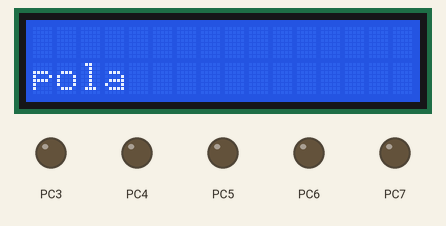
This program was run on a simulated ATmega32, built with avr-gcc and emulated at 8 MHz. On the bench: 16×2 character LCD, output pins drawn as LEDs (lit = HIGH). Wiring (inferred from the names in the program): character LCD (HD44780): RS PC0; R/W PC1; E PC2; data PD0, PD1, PD2, PD3, PD4, PD5, PD6, PD7. Pins used as bus, display or sensor lines are not drawn.

Above: at 0.1 s.
At 1.2 s:
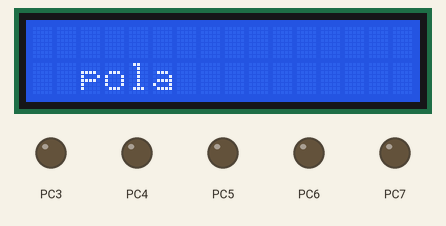
At 2.8 s:
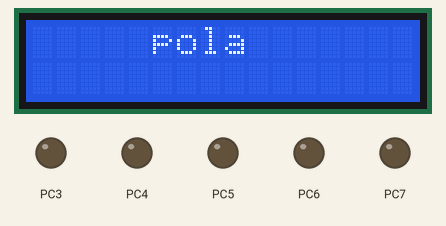
At 5.9 s:
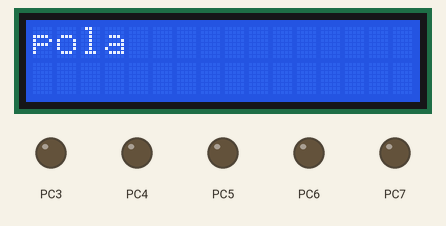
At 9.0 s:
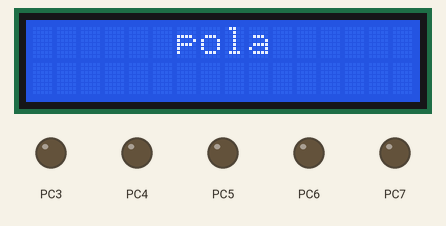
At 12.2 s:
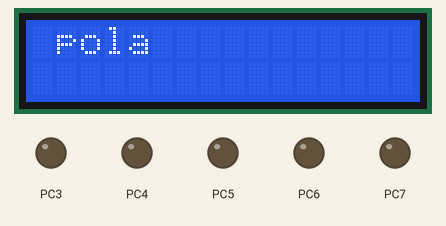

Measured:
- by itself, everything shown: repeats every 11.5 s, in 22 steps
- what the display in image 0 shows lasts 0.5 s, from 0.1 s to 0.6 s

The program:

main.c
```c
/*Write your name moving in sinusoidal wave on the LCD*/
#include"types.h"
#include"util.h"
#include"DIO_Interface.h"
#include"LCD_private.h"
#include "LCD_config.h"
#include "LCD_interface.h"
#include <avr/delay.h>
int  main()
{

	LCD_void_inti();
	u8 arr[]={"pola"};
	u8 j=0;
	while(1)
	{
		for(u8 i=0;i<11;i++)
		{
			LCD_void_Display_String(arr,i,j=!j); // writing each time at x increment by 1 and y toggled between 2 lines
			_delay_ms(500);
			LCD_void_wirte_command(0b00000001);//display clear

		}

	}
	return 0;
}
```

LCD_config.h
```c
/*
 * LCD.h
 *
 *  Created on: 25 Nov 2022
 *      Author: pola
 */

#ifndef LCD_CONFIG_H_
#define LCD_CONFIG_H_

#define LCD_u8_ctrl_PORT   	   GROUP_C
#define LCD_u8_RS_Pin 		   DIO_u8_PIN_0
#define LCD_u8_RW_Pin	 	   DIO_u8_PIN_1
#define LCD_u8_ENAble_Pin 	   DIO_u8_PIN_2

#define LCD_u8_DATA_PORT   	   GROUP_D
#define LCD_u8_DATA_PIN_0 	   DIO_u8_PIN_0
#define LCD_u8_DATA_PIN_1 	   DIO_u8_PIN_1
#define LCD_u8_DATA_PIN_2 	   DIO_u8_PIN_2
#define LCD_u8_DATA_PIN_3 	   DIO_u8_PIN_3
#define LCD_u8_DATA_PIN_4 	   DIO_u8_PIN_4
#define LCD_u8_DATA_PIN_5 	   DIO_u8_PIN_5
#define LCD_u8_DATA_PIN_6 	   DIO_u8_PIN_6
#define LCD_u8_DATA_PIN_7 	   DIO_u8_PIN_7


#endif /* LCD_CONFIG_H_ */
```

LCD.c
```c
#include"types.h"
#include"util.h"
#include"DIO_Interface.h"
#include"LCD_private.h"
#include "LCD_config.h"
#include "LCD_interface.h"
#include <avr/delay.h>

void LCD_void_inti()
{
	DIO_u8Set_PORT_direction(LCD_u8_ctrl_PORT,255);
	DIO_u8Set_PORT_direction(LCD_u8_DATA_PORT,255);
	_delay_ms(40);
	LCD_void_wirte_command(0b00111000);//Function set (8 bit mode , 2 lines , 5x7 format).
	_delay_us(50);
	LCD_void_wirte_command(0b00001100);//Display ON/OFF control. (Display ON , cursor ON , blinking off)
	_delay_us(50);
	LCD_void_wirte_command(0b00000001);//display clear
	_delay_ms(2);
	LCD_void_wirte_command(0x06);// Entry mode. (No display shift , AC increase)
	_delay_ms(1);

}
void LCD_void_wirte_command(u8 Copy_u8_cmd)
{
	DIO_u8Set_Pin_value(LCD_u8_ctrl_PORT,LCD_u8_RS_Pin,LCD_u8_RS_CMD);
	LCD_void_write(Copy_u8_cmd);
}
void LCD_void_wirte_data(u8 Copy_u8_data)
{
	DIO_u8Set_Pin_value(LCD_u8_ctrl_PORT,LCD_u8_RS_Pin,LCD_u8_RS_data);
	LCD_void_write(Copy_u8_data);
}

void LCD_void_write(u8 Copy_u8_val)
{

	DIO_u8Set_Pin_value(LCD_u8_ctrl_PORT,LCD_u8_RW_Pin,LCD_u8_RW_write);
	//DIO_u8Set_PORT_value(LCD_u8_DATA_PORT,Copy_u8_val);
	DIO_u8Set_Pin_value(LCD_u8_DATA_PORT,LCD_u8_DATA_PIN_0,Get_bit(Copy_u8_val,0));
	DIO_u8Set_Pin_value(LCD_u8_DATA_PORT,LCD_u8_DATA_PIN_1,Get_bit(Copy_u8_val,1));
	DIO_u8Set_Pin_value(LCD_u8_DATA_PORT,LCD_u8_DATA_PIN_2,Get_bit(Copy_u8_val,2));
	DIO_u8Set_Pin_value(LCD_u8_DATA_PORT,LCD_u8_DATA_PIN_3,Get_bit(Copy_u8_val,3));
	DIO_u8Set_Pin_value(LCD_u8_DATA_PORT,LCD_u8_DATA_PIN_4,Get_bit(Copy_u8_val,4));
	DIO_u8Set_Pin_value(LCD_u8_DATA_PORT,LCD_u8_DATA_PIN_5,Get_bit(Copy_u8_val,5));
	DIO_u8Set_Pin_value(LCD_u8_DATA_PORT,LCD_u8_DATA_PIN_6,Get_bit(Copy_u8_val,6));
	DIO_u8Set_Pin_value(LCD_u8_DATA_PORT,LCD_u8_DATA_PIN_7,Get_bit(Copy_u8_val,7));
	DIO_u8Set_Pin_value(LCD_u8_ctrl_PORT,LCD_u8_ENAble_Pin,LCD_u8_enable_HIGH);
	_delay_ms(2);
	DIO_u8Set_Pin_value(LCD_u8_ctrl_PORT,LCD_u8_ENAble_Pin,LCD_u8_Enable_LOW);
	_delay_ms(2);

}

void LCD_void_Set_DDRam_ADD(u8 Copy_u8DDRAM_ADD)
{
	LCD_void_wirte_command(0b10000000|Copy_u8DDRAM_ADD);

}

void LCD_void_Display_String(u8*Ptr_u8String,u8 Copy_u8X_pos,u8 Copy_u8Y_pos)
{
	u32 Loc_u8_DDramAD=Copy_u8X_pos+(64*Copy_u8Y_pos);
	LCD_void_Set_DDRam_ADD(Loc_u8_DDramAD);
	while(*Ptr_u8String !='\0')

	{	LCD_void_wirte_data(*Ptr_u8String);
	Ptr_u8String++;

	}
}

void LCD_Set_CG_RAM_ADD(u8 Copy_uCGRAM_ADD){

	LCD_void_wirte_command(0b01000000|Copy_uCGRAM_ADD);


}

void LCD_wirte_number(u32 Num)
{
	if(Num!=0)
	{u8 arr[11];
	u32 temp,i=0,j=0,w=0;
	// filling array with number reversed in order
	while(Num!=0)
	{
		temp=Num%10;
		arr[i]=temp;
		i++;
		Num/=10;
	}
	arr[i]='x';
	i--;
	// re arrange the array
	while(j<i)
	{
		// swap
		temp=arr[j];
		arr[j]=arr[i];
		arr[i]=temp;
		j++;
		i--;
	}
	while(arr[w]!='x')
	{
		LCD_void_wirte_data(arr[w]+'0');
		w++;
	}

	}else{
		LCD_void_wirte_data('0');
	}
}

void LCD_wirte_number_float(f32 Num)
{
	if(Num!=0)
	{
		u8 arr_Dec[3];
		u8 arr_int[11];
		u32 temp,temp2,i=0,j=0,w=0;
		// storing floating numbs in arr_Dec
		temp=Num*100;
		arr_Dec[1]=temp%10;
		temp/=10;
		arr_Dec[0]=temp%10;
		temp/=10;
		arr_Dec[2]='x';
		while(temp!=0)
		{
			temp2=temp%10;
			arr_int[i]=temp2;
			i++;
			temp/=10;
		}
		arr_int[i]='x';
		i--;
		// re arrange the array
		while(j<i)
		{
			// swap
			temp2=arr_int[j];
			arr_int[j]=arr_int[i];
			arr_int[i]=temp2;
			j++;
			i--;
		}
		while(arr_int[w]!='x')
		{
			LCD_void_wirte_data(arr_int[w]+'0');

			w++;
		}
		LCD_void_wirte_data('.');

		w=0;
		while(arr_Dec[w]!='x')
		{
			LCD_void_wirte_data(arr_Dec[w]+'0');
			w++;
		}
	}else{
		LCD_void_wirte_data('0');
	}


}
```

LCD_interface.h
```c
/*
 * LCD_interface.h
 *
 *  Created on: 25 Nov 2022
 *      Author: pola
 */

#ifndef LCD_INTERFACE_H_
#define LCD_INTERFACE_H_


void LCD_void_write(u8 Copy_u8_val);
void LCD_void_wirte_data(u8 Copy_u8_data);
void LCD_void_wirte_command(u8 Copy_u8_cmd);
void LCD_void_inti(void);
void LCD_void_Set_DDRam_ADD(u8 Copy_u8DDRAM_ADD);
void LCD_void_Display_String(u8*Ptr_u8String,u8 Copy_u8X_pos,u8 Copy_u8Y_pos);
void LCD_Set_CG_RAM_ADD(u8 Copy_uCGRAM_ADD);

#endif /* LCD_INTERFACE_H_ */
```

types.h
```c
#ifndef types_h
#define types_h
typedef unsigned char u8;
typedef signed char  s8;
typedef unsigned  short int u16;
typedef signed short int s16;
typedef unsigned int u32;
typedef signed int s32;
typedef float f32 ;
typedef double f64;
typedef signed long int s64;
typedef unsigned long int u64;
#endif
```

util.h
```c
#ifndef util_h
#define util_h
#define set_bit(var,bitpos)    (var=var |(1<<bitpos))
#define clear_bit(var,bitpos)  (var =var &~(1<<bitpos))
#define toggle_bit(var,bitpos) (var=var ^ (1<<bitpos))
#define Get_bit(var,bitpos)   ((1&(var>>bitpos)))
#define Assign_Bit(Var,Bit_No,Value) do{if(Value == 1) set_bit(Var,Bit_No); \
										else clear_bit(Var,Bit_No);}while(0)

#endif
```

DIO_Config.h
```c
/*
 * DIO_Config.h
 *
 *  Created on: 20 Nov 2022
 *      Author: pola
 */

#ifndef DIO_CONFIG_H_
#define DIO_CONFIG_H_


#endif /* DIO_CONFIG_H_ */
```

DIO_Interface.h
```c
/*
 * DIO_Interface.h
 *
 *  Created on: 20 Nov 2022
 *      Author: pola
 */

#ifndef DIO_INTERFACE_H_
#define DIO_INTERFACE_H_


#define GROUP_A 0
#define GROUP_B 1
#define GROUP_C 2
#define GROUP_D 3

#define DIO_u8PORT_INIT_ERR	0
#define DIO_u8PORT_ID_ERR	1
#define DIO_u8PIN_ID_ERR	2
#define DIO_u8Value_ID_ERR	3

#define DIO_u8_PIN_0 0
#define DIO_u8_PIN_1 1
#define DIO_u8_PIN_2 2
#define DIO_u8_PIN_3 3
#define DIO_u8_PIN_4 4
#define DIO_u8_PIN_5 5
#define DIO_u8_PIN_6 6
#define DIO_u8_PIN_7 7


#define DIO_u8_HIGH 1
#define DIO_u8_LOW  0

#define DIO_u8_OUTPUT 1
#define DIO_u8_INPUT  0

u8 DIO_u8Set_Pin_value(u8 Copy_u8_Port_ID,u8 Copy_u8_Pin_ID,u8 Copy_u8_val);
u8 DIO_u8Set_Pin_direction(u8 Copy_u8_Port_ID,u8 Copy_u8_Pin_ID, u8 Copy_u8_direction);
u8 DIO_u8Set_PORT_value(u8 Copy_u8_Port_ID, u8 Copy_u8_PORT_value);
u8 DIO_u8Set_PORT_direction(u8 Copy_u8_Port_ID, u8 Copy_u8_PORT_direction);
u8 DIO_u8Get_Pin_value(u8 Copy_u8_Port_ID,u8 Copy_u8_Pin_ID,u8 *Copy_u8_val);
u8 DIO_u8Get_PORT_value(u8 Copy_u8_Port_ID,u8 *Copy_u8_PORT_val);


#endif /* DIO_INTERFACE_H_ */
```

DIO_Private.h
```c
/*
 * DIO_Private.h
 *
 *  Created on: 20 Nov 2022
 *      Author: pola
 */

#ifndef DIO_PRIVATE_H_
#define DIO_PRIVATE_H_


#define DIO_u8_DDRA *((volatile u8* )0x3A)
#define DIO_u8_DDRB *((volatile u8* )0x37)
#define DIO_u8_DDRC *((volatile u8* )0x34)
#define DIO_u8_DDRD *((volatile u8* )0x31)

#define DIO_u8_PORTA *((volatile u8 *)0x3B)
#define DIO_u8_PORTB *((volatile u8* ) 0x38)
#define DIO_u8_PORTC *((volatile u8*) 0x35)
#define DIO_u8_PORTD *((volatile u8* )0x32)

#define DIO_u8_PINA *((volatile u8* )0x39)
#define DIO_u8_PINB *((volatile u8* )0x36)
#define DIO_u8_PINC *((volatile u8* )0x33)
#define DIO_u8_PIND *((volatile u8* )0x30)


#define DIO_MIN_u8_PORT_ID   0
#define DIO_MAX_u8_PORT_ID   3

#define DIO_MIN_u8_PIN_ID   0
#define DIO_MAX_u8_PIN_ID   7

#define DIO_MIN_u8_PIN_Val  0
#define DIO_MAX_u8_PIN_Val  1

#define DIO_MAX_u8_Direction 1
#define DIO_MIN_u8_Direction 0


#endif /* DIO_PRIVATE_H_ */
```

DIO_Proram.c
```c
#include"types.h"
#include"util.h"
#include"DIO_Private.h"
#include"DIO_Config.h"
#include"DIO_Interface.h"

u8 DIO_u8Set_Pin_value(u8 Copy_u8_Port_ID,u8 Copy_u8_Pin_ID,u8 Copy_u8_val)
{
	u8 loc_u8Error_State=DIO_u8PORT_INIT_ERR;
	if((Copy_u8_Port_ID>=DIO_MIN_u8_PORT_ID)&&(Copy_u8_Port_ID<=DIO_MAX_u8_PORT_ID))
	{
		if((Copy_u8_Pin_ID>=DIO_MIN_u8_PIN_ID)&&(Copy_u8_Pin_ID<=DIO_MAX_u8_PIN_ID))
		{
			if((Copy_u8_val==DIO_MIN_u8_PIN_Val)||(Copy_u8_val==DIO_MAX_u8_PIN_Val))
			{
				switch(Copy_u8_Port_ID)
				{
				case GROUP_A:
					Assign_Bit(DIO_u8_PORTA,Copy_u8_Pin_ID,Copy_u8_val);
					break;
				case GROUP_B:
					Assign_Bit(DIO_u8_PORTB,Copy_u8_Pin_ID,Copy_u8_val);
					break;
				case GROUP_C:
					Assign_Bit(DIO_u8_PORTC,Copy_u8_Pin_ID,Copy_u8_val);
					break;
				case GROUP_D:
					Assign_Bit(DIO_u8_PORTD,Copy_u8_Pin_ID,Copy_u8_val);
					break;
				}
			}else{
				loc_u8Error_State=DIO_u8Value_ID_ERR;
			}
		}else{
			loc_u8Error_State=DIO_u8PIN_ID_ERR;
		}
	}else{
		loc_u8Error_State=DIO_u8PORT_ID_ERR;
	}
	return loc_u8Error_State;
}
u8 DIO_u8Set_Pin_direction(u8 Copy_u8_Port_ID,u8 Copy_u8_Pin_ID, u8 Copy_u8_direction ){
	u8 loc_u8Error_State=DIO_u8PORT_INIT_ERR;
	if((Copy_u8_Port_ID>=DIO_MIN_u8_PORT_ID)&&(Copy_u8_Port_ID<=DIO_MAX_u8_PORT_ID))
	{
		if((Copy_u8_Pin_ID>=DIO_MIN_u8_PIN_ID)&&(Copy_u8_Pin_ID<=DIO_MAX_u8_PIN_ID))
		{
			if((Copy_u8_direction==DIO_MAX_u8_Direction)||(Copy_u8_direction==DIO_MIN_u8_Direction))
			{
				switch(Copy_u8_Port_ID)
				{
				case GROUP_A:
					Assign_Bit(DIO_u8_DDRA,Copy_u8_Pin_ID,Copy_u8_direction);
					break;
				case GROUP_B:
					Assign_Bit(DIO_u8_DDRB,Copy_u8_Pin_ID,Copy_u8_direction);
					break;
				case GROUP_C:
					Assign_Bit(DIO_u8_DDRC,Copy_u8_Pin_ID,Copy_u8_direction);
					break;
				case GROUP_D:
					Assign_Bit(DIO_u8_DDRD,Copy_u8_Pin_ID,Copy_u8_direction);
					break;
				}

			}else{
				loc_u8Error_State=DIO_u8Value_ID_ERR;
			}

		}else{
			loc_u8Error_State=DIO_u8PIN_ID_ERR;
		}
	}else{
		loc_u8Error_State=DIO_u8PORT_ID_ERR;
	}
	return loc_u8Error_State;
}
u8 DIO_u8Set_PORT_value(u8 Copy_u8_Port_ID, u8 Copy_u8_PORT_value)
{
	u8 loc_u8Error_State=DIO_u8PORT_INIT_ERR;
	if((Copy_u8_Port_ID>=DIO_MIN_u8_PORT_ID)&&(Copy_u8_Port_ID<=DIO_MAX_u8_PORT_ID))
	{
		switch(Copy_u8_Port_ID)
		{
		case GROUP_A:
			DIO_u8_PORTA=Copy_u8_PORT_value;
			break;
		case GROUP_B:
			DIO_u8_PORTB=Copy_u8_PORT_value;
			break;
		case GROUP_C:
			DIO_u8_PORTC=Copy_u8_PORT_value;
			break;
		case GROUP_D:
			DIO_u8_PORTD=Copy_u8_PORT_value;
			break;
		}
	}
	else
	{
		loc_u8Error_State=DIO_u8PORT_ID_ERR;
	}
	return loc_u8Error_State;
}
u8 DIO_u8Set_PORT_direction(u8 Copy_u8_Port_ID, u8 Copy_u8_PORT_direction)
{
	u8 loc_u8Error_State=DIO_u8PORT_INIT_ERR;
	if((Copy_u8_Port_ID>=DIO_MIN_u8_PORT_ID)&&(Copy_u8_Port_ID<=DIO_MAX_u8_PORT_ID))
	{
		switch(Copy_u8_Port_ID)
		{
		case GROUP_A:
			DIO_u8_DDRA=Copy_u8_PORT_direction;
			break;
		case GROUP_B:
			DIO_u8_DDRB=Copy_u8_PORT_direction;
			break;
		case GROUP_C:
			DIO_u8_DDRC=Copy_u8_PORT_direction;
			break;
		case GROUP_D:
			DIO_u8_DDRD=Copy_u8_PORT_direction;
			break;
		}
	}
	else
	{
		loc_u8Error_State=DIO_u8PORT_ID_ERR;
	}
	return loc_u8Error_State;
}
u8 DIO_u8Get_Pin_value(u8 Copy_u8_Port_ID,u8 Copy_u8_Pin_ID,u8 *Copy_u8_val)
{
	u8 loc_u8Error_State=DIO_u8PORT_INIT_ERR;
	if((Copy_u8_Port_ID>=DIO_MIN_u8_PORT_ID)&&(Copy_u8_Port_ID<=DIO_MAX_u8_PORT_ID))
	{
		if((Copy_u8_Pin_ID>=DIO_MIN_u8_PIN_ID)&&(Copy_u8_Pin_ID<=DIO_MAX_u8_PIN_ID))
		{
			switch(Copy_u8_Port_ID)
			{
			case GROUP_A:
				*Copy_u8_val=Get_bit(DIO_u8_PINA,Copy_u8_Pin_ID);
				break;
			case GROUP_B:
				*Copy_u8_val=Get_bit(DIO_u8_PINB,Copy_u8_Pin_ID);
				break;
			case GROUP_C:
				*Copy_u8_val=Get_bit(DIO_u8_PINC,Copy_u8_Pin_ID);
				break;
			case GROUP_D:
				*Copy_u8_val=Get_bit(DIO_u8_PIND,Copy_u8_Pin_ID);
				break;
			}

		}else{
			loc_u8Error_State=DIO_u8PIN_ID_ERR;
		}
	}else{
		loc_u8Error_State=DIO_u8PORT_ID_ERR;
	}
	return loc_u8Error_State;
}
u8 DIO_u8Get_PORT_value(u8 Copy_u8_Port_ID,u8 *Copy_u8_PORT_val)
{
	u8 loc_u8Error_State=DIO_u8PORT_INIT_ERR;
		if((Copy_u8_Port_ID>=DIO_MIN_u8_PORT_ID)&&(Copy_u8_Port_ID<=DIO_MAX_u8_PORT_ID))
		{

				switch(Copy_u8_Port_ID)
				{
				case GROUP_A:
					*Copy_u8_PORT_val=DIO_u8_PINA;
					break;
				case GROUP_B:
					*Copy_u8_PORT_val=DIO_u8_PINB;
					break;
				case GROUP_C:
					*Copy_u8_PORT_val=DIO_u8_PINC;
					break;
				case GROUP_D:
					*Copy_u8_PORT_val=DIO_u8_PIND;
					break;
				}


		}else{
			loc_u8Error_State=DIO_u8PORT_ID_ERR;
		}
		return loc_u8Error_State;
}
```

LCD_private.h
```c
/*
 * LCD_private.h
 *
 *  Created on: 25 Nov 2022
 *      Author: pola
 */

#ifndef LCD_PRIVATE_H_
#define LCD_PRIVATE_H_

#define LCD_u8_RS_CMD	   0
#define LCD_u8_RS_data     1

#define LCD_u8_RW_write  0
#define LCD_u8_RW_read   1

#define LCD_u8_Enable_LOW  0
#define LCD_u8_enable_HIGH   1


#endif /* LCD_PRIVATE_H_ */
```
